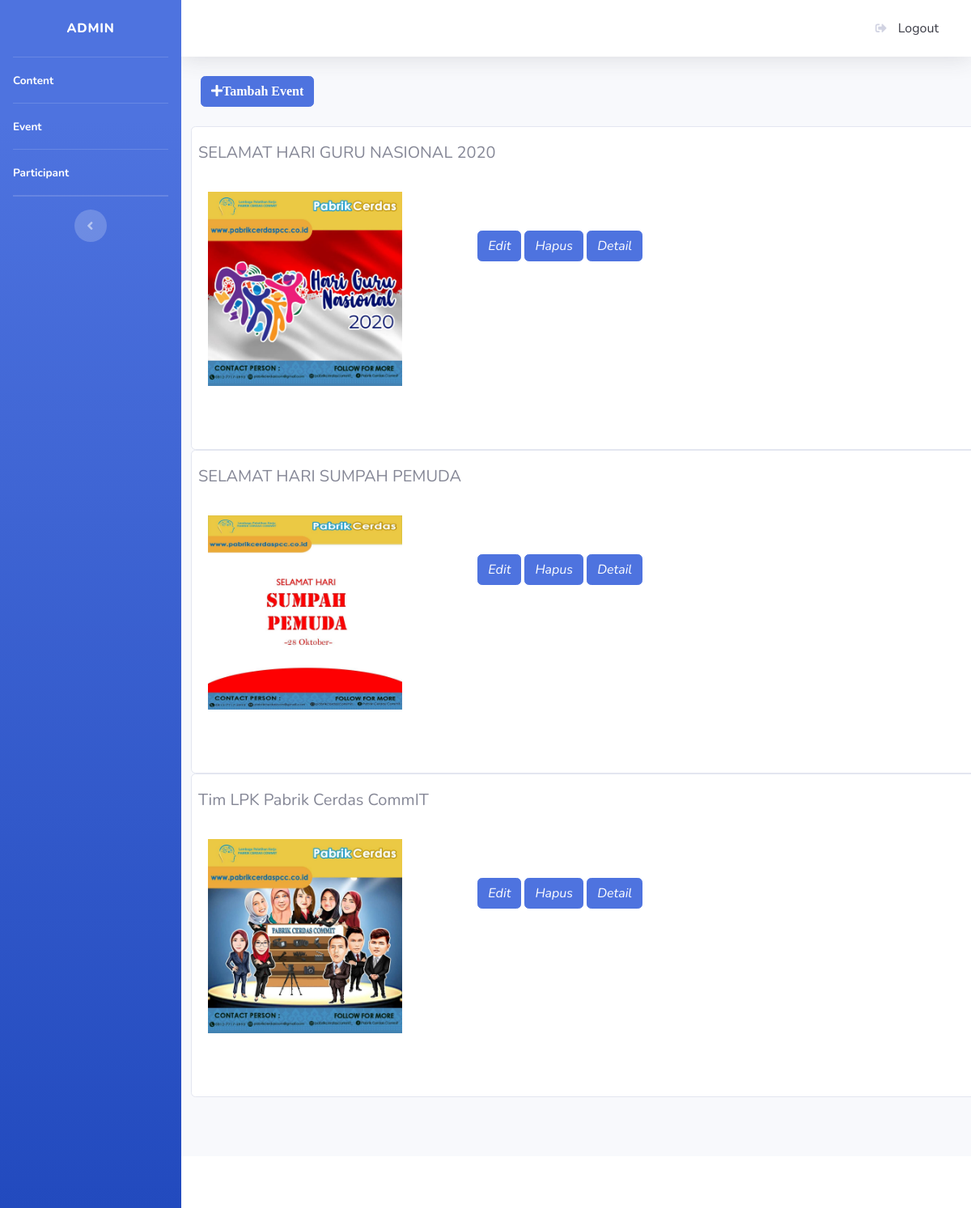
The app's page /index.php/admin/event with its own data.
### tables this page shows
CREATE TABLE `event` (
  `id` int(11) NOT NULL,
  `event` varchar(100) NOT NULL,
  `keterangan` text NOT NULL,
  `gambar` text NOT NULL
);

### application/controllers/admin/event.php (called while the page is built, shortened)
<?php
class Event extends CI_Controller
{
	public function __construct()
	{
		$this->load->model('Event_model', 'event');
		$this->load->library('form_validation');
	}
	public function index()
	{
		$data['event'] = $this->event->tampil_data()->result();
		$this->load->view('templates_admin/header');
		$this->load->view('templates_admin/sidebar');
		$this->load->view('admin/event', $data);
		$this->load->view('templates_admin/footer');
	}
}

### index.php (called while the page is built, shortened)
<?php
require_once BASEPATH.'core/CodeIgniter.php';

### application/models/Event_model.php (called while the page is built, shortened)
<?php
class Event_model extends CI_Model
{
	public function tampil_data()
	{
		return $this->db->get('event');
	}
}

### application/views/admin/event.php (the view, shortened to what this page needs)
<div class="container-fluid">
	<button type="button" class="btn btn-primary" data-toggle="modal" data-target="#exampleModal"><i class="fa fa-plus">Tambah Event </i></button>
	<br><br>
	<div class="row">
		<section>
			<?php foreach ($event as $event) : ?>
				<div class="card" style="width: 180rem; height: 25rem;">
					<div class="card-body">
						<div class="row text-center">
							<h5 class="card-title"><?php echo $event->event ?></h5>
						</div>
						<br><img src="<?php echo base_url() . '/assets/img/' . $event->gambar ?>" class="card-img-left" style="width: 15rem; float:left;" alt="...">
						<br><br>
						<div style="margin-left:250pt">
							<td>
								<?php echo anchor('admin/event/edit/' . $event->id, ' <div class="btn btn-primary"><i>Edit</i></div>') ?>
								<?php echo anchor('admin/event/hapus/' . $event->id, ' <div class="btn btn-primary"><i>Hapus</i></div>') ?>
								<?php echo anchor('admin/event/detail/' . $event->id, ' <div class="btn btn-primary"><i>Detail</i></div>') ?>
							</td>
						</div>
					</div>
				</div>
			<?php endforeach; ?>
		</section>
	</div><br>
</div>

### records on screen
event: event "SELAMAT HARI GURU NASIONAL 2020", gambar (picture), id "Edit", id "Hapus", id "Detail"
event: event "SELAMAT HARI SUMPAH PEMUDA", gambar (picture), id "Edit", id "Hapus", id "Detail"
event: event "Tim LPK Pabrik Cerdas CommIT", gambar (picture), id "Edit", id "Hapus", id "Detail"
